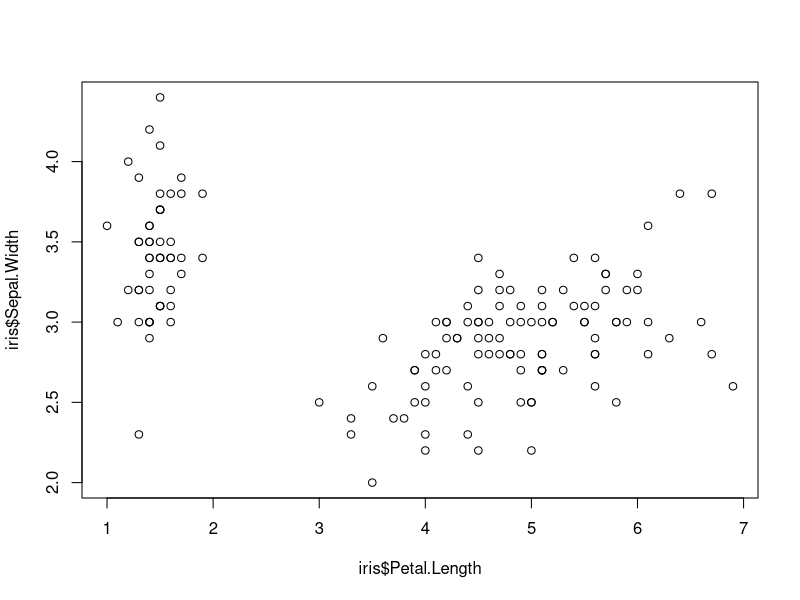
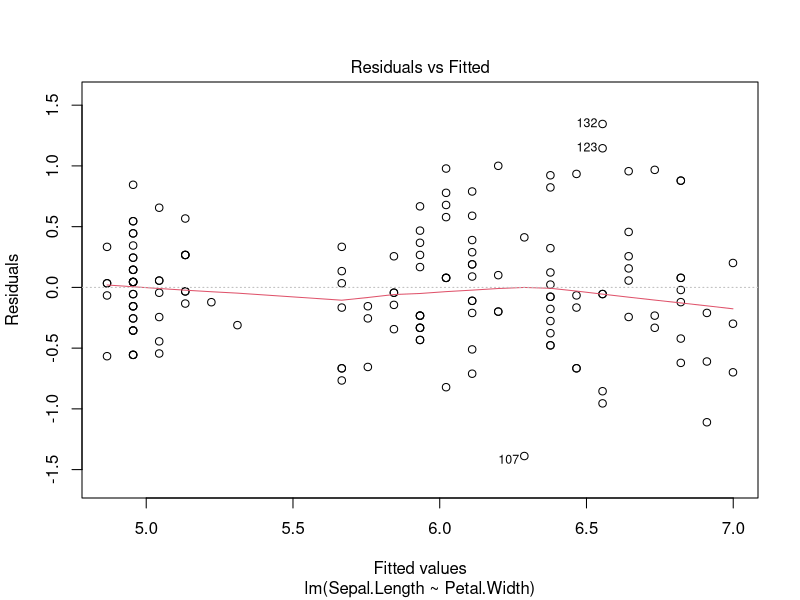
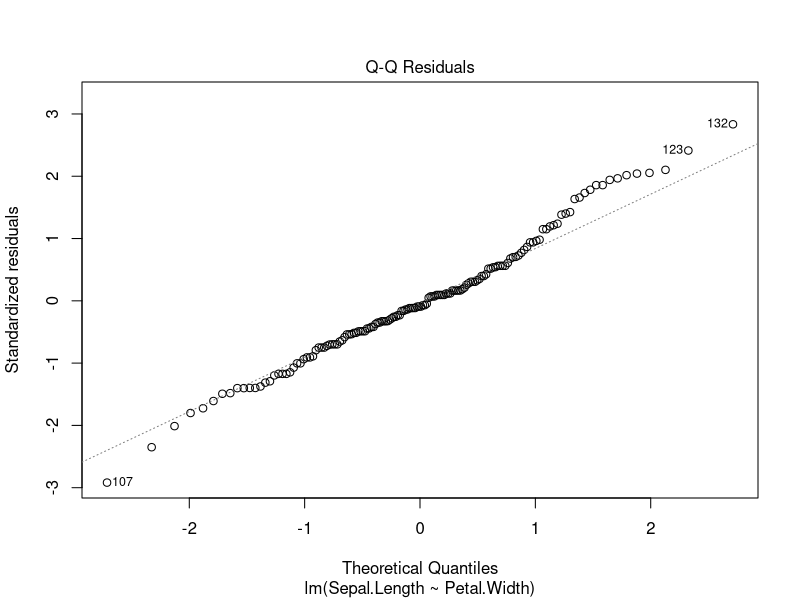
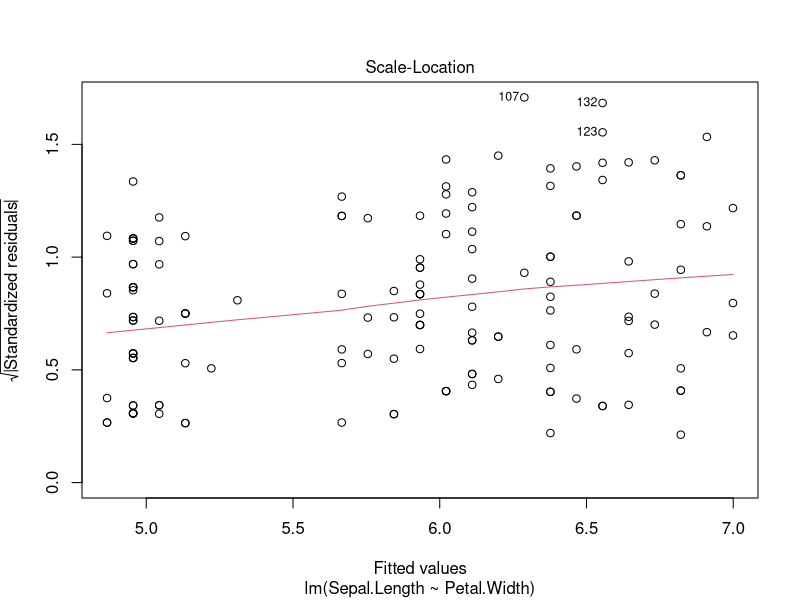
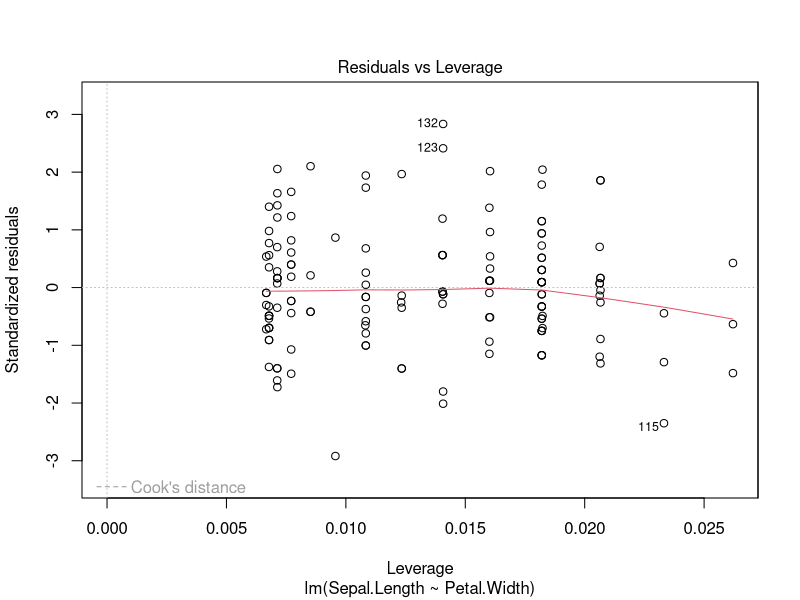

Write R code to recreate these figures, in order.
library(datasets)
data(iris)

##help(iris) ##mi da' informazioni sul dataset
summary(iris) ##mi permette di vedere la "tabella" di iris
##dim(iris) ##mi dice che ho  entry con 5 colonne in totale
##n <- nrow(iris) ##assegno ad n=150
##n #stampo n

##summary(iris$Petal.Width) ##mi da' informazioni utili sulla variabile (mediana, quartili ecc.) 

plot(iris$Petal.Length,iris$Sepal.Width) ##mostra il grafico (x, y): noto che vi e' una buona separazione dei dati

##plot(iris) #mostra i vari grafici di iris; posso capire quali sono gli assi che di volta in volta mostrano una distribuzione migliore dei punti, es. y=Petal.Lenght  e x=Petal.Width

##lm(Sepal.Length ~ Petal.Width, data=iris) ##creo il modello di regressione (y, predittore), inoltre mi da' info utili su intercetta e corfficiente angolare

modello <- lm(Sepal.Length ~ Petal.Width, data=iris) ##assegno il modello a una variabile cosi la posso usare con piu' seemplicita'

##summary(modello) ##mi da' info utili sulla regressione fatta + grafico

plot(modello) 
